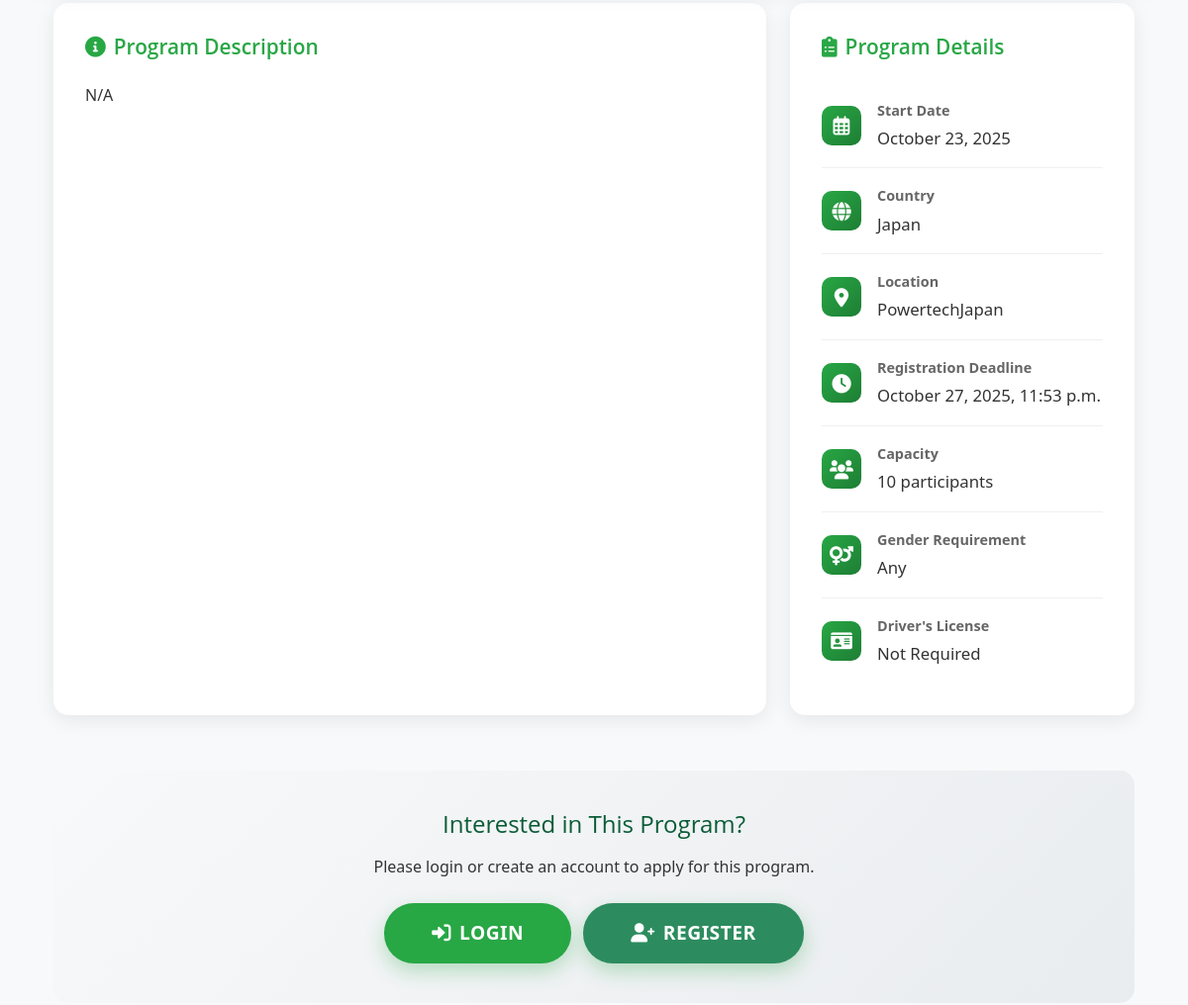
Before: /programs/5/ (middle part) with the older database file.
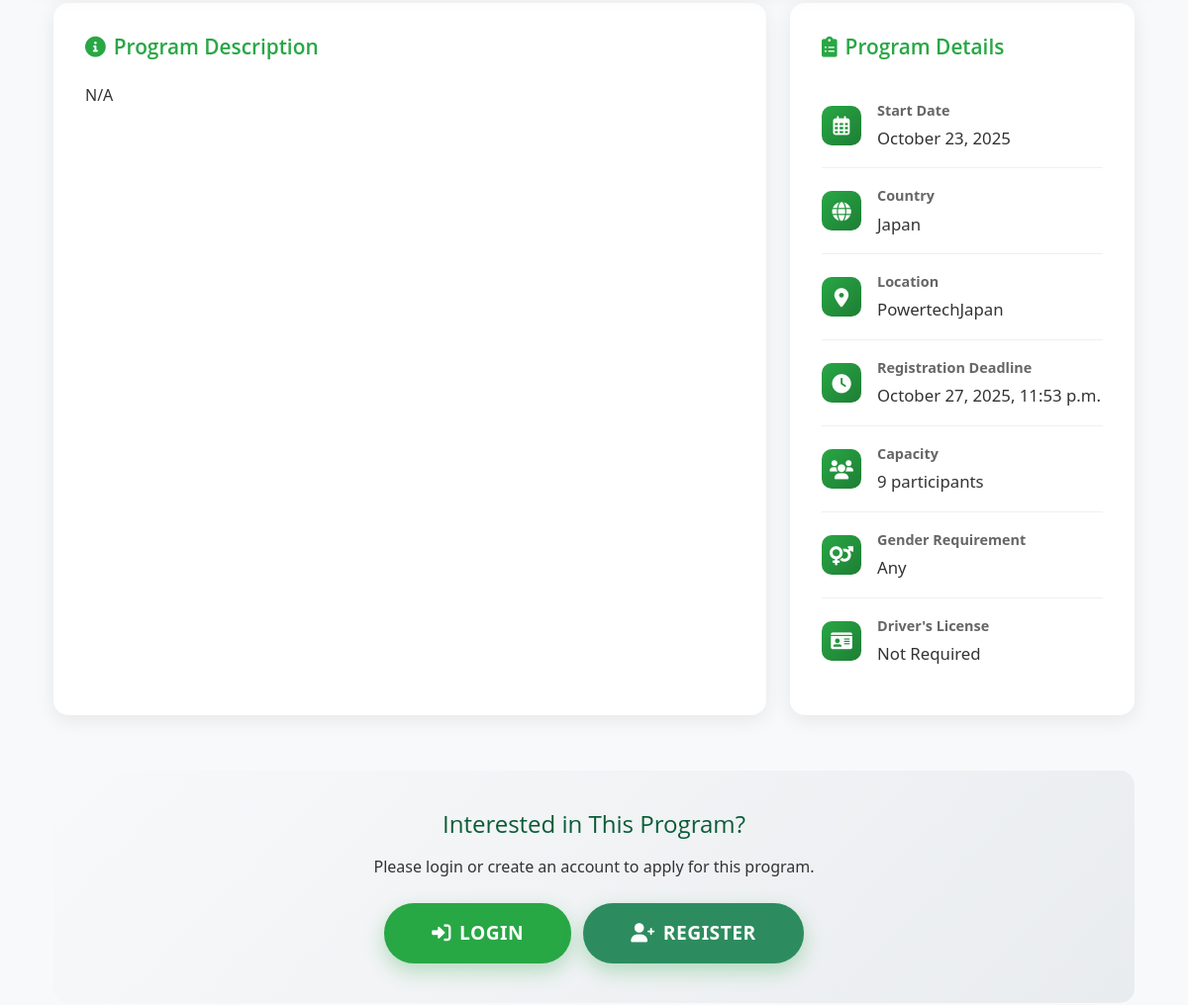
After: the same page with the newer database file.
### core/models.py (models this page shows, shortened)
class AgricultureProgram(models.Model):
    title = models.CharField(max_length=200)
    description = models.TextField()
    start_date = models.DateField()
    country = models.CharField(max_length=100, help_text='Country where the program is located')
    location = models.CharField(max_length=100, help_text='Specific location within the country')
    capacity = models.PositiveIntegerField()
    registration_deadline = models.DateTimeField(blank=True, null=True,
        help_text='Deadline for program registration. If not set, registration will be open until start date.')
    image = models.ImageField(upload_to='program_images/', blank=True, null=True, help_text='Program/Farm image')
    is_featured = models.BooleanField(default=False, help_text='Display on landing page as featured program')
    created_at = models.DateTimeField(auto_now_add=True)
    updated_at = models.DateTimeField(auto_now=True)
    GENDER_REQUIREMENT_CHOICES = [
        ('Any', 'Any'),
        ('Male', 'Male Only'),
        ('Female', 'Female Only'),
    ]
    required_gender = models.CharField(max_length=10, choices=GENDER_REQUIREMENT_CHOICES, default='Any')
    requires_license = models.BooleanField(default=False, verbose_name="Requires International Driver's License")
    def get_image_url(self):
        if self.image:
            return self.image.url
        import os
        from django.conf import settings
        placeholders = {
            'Israel': 'israel-farm.jpg',
            'Japan': 'japan-farm.jpg',
            'Australia': 'australia-farm.jpg',
            'New Zealand': 'newzealand-farm.jpg',
        }
        placeholder_file = placeholders.get(self.location, 'default-farm.jpg')
        placeholder_path = os.path.join(settings.STATIC_ROOT or 'static', 'images', 'placeholders', placeholder_file)
        if os.path.exists(placeholder_path):
            return f'/static/images/placeholders/{placeholder_file}'
        else:
            location_text = self.location.replace(' ', '+')
            return f'https://placehold.co/800x400/228B22/FFFFFF/png?text={location_text}+Farm'
    class Meta:
        ordering = ['-is_featured', '-created_at']

### core/views.py (the view, shortened to what this page needs)
# urls.py: path('programs/<int:program_id>/', views.program_detail, name='program_detail'),
def program_detail(request, program_id):
    program = get_object_or_404(AgricultureProgram.objects.select_related(), id=program_id)
    user_registered = False
    registration = None
    has_applied_any = False
    return render(request, 'program_detail.html', {
        'program': program,
        'user_registered': user_registered,
        'registration': registration,
        'has_applied_any': has_applied_any,
    })

### core/context_processors.py (called while the page is built)
def notification_count(request):
    if request.user.is_authenticated:
        unread_count = Notification.objects.filter(user=request.user, read=False).count()
        return {
            'unread_notifications_count': unread_count
        }
    return {
        'unread_notifications_count': 0
    }

### templates/program_detail.html (shortened to what the changed rows need)
{% extends 'base.html' %}
{% block content %}
<div class="container">
    <div class="row mb-4">
        <div class="col-lg-8 mb-4">
            <div class="info-card">
                <p style="font-size: 1.05rem; line-height: 1.8; color: #555;">{{ program.description|linebreaks }}</p>
            </div>
        </div>
        <div class="col-lg-4 mb-4">
            <div class="info-card">
                <div class="info-item">
                    <div class="info-content">
                        <strong>Start Date</strong>
                        <span>{{ program.start_date|date:"F j, Y" }}</span>
                    </div>
                </div>
                <div class="info-item">
                    <div class="info-content">
                        <strong>Country</strong>
                        <span>{{ program.country }}</span>
                    </div>
                </div>
                <div class="info-item">
                    <div class="info-content">
                        <strong>Location</strong>
                        <span>{{ program.location }}</span>
                    </div>
                </div>
                <div class="info-item">
                    <div class="info-content">
                        <strong>Registration Deadline</strong>
                        <span>
                            {% if program.registration_deadline %}
                                {{ program.registration_deadline|date:"F j, Y, P" }}
                            {% else %}
                                Open until start date
                            {% endif %}
                        </span>
                    </div>
                </div>
                <div class="info-item">
                    <div class="info-content">
                        <strong>Capacity</strong>
                        <span>{{ program.capacity }} participants</span>
                    </div>
                </div>
                <div class="info-item">
                    <div class="info-content">
                        <strong>Gender Requirement</strong>
                        <span>{{ program.get_required_gender_display }}</span>
                    </div>
                </div>
            </div>
        </div>
    </div>
</div>
{% endblock %}

Changed rows visible on the page:
changed AgricultureProgram "Japan": capacity "10" → "9"
